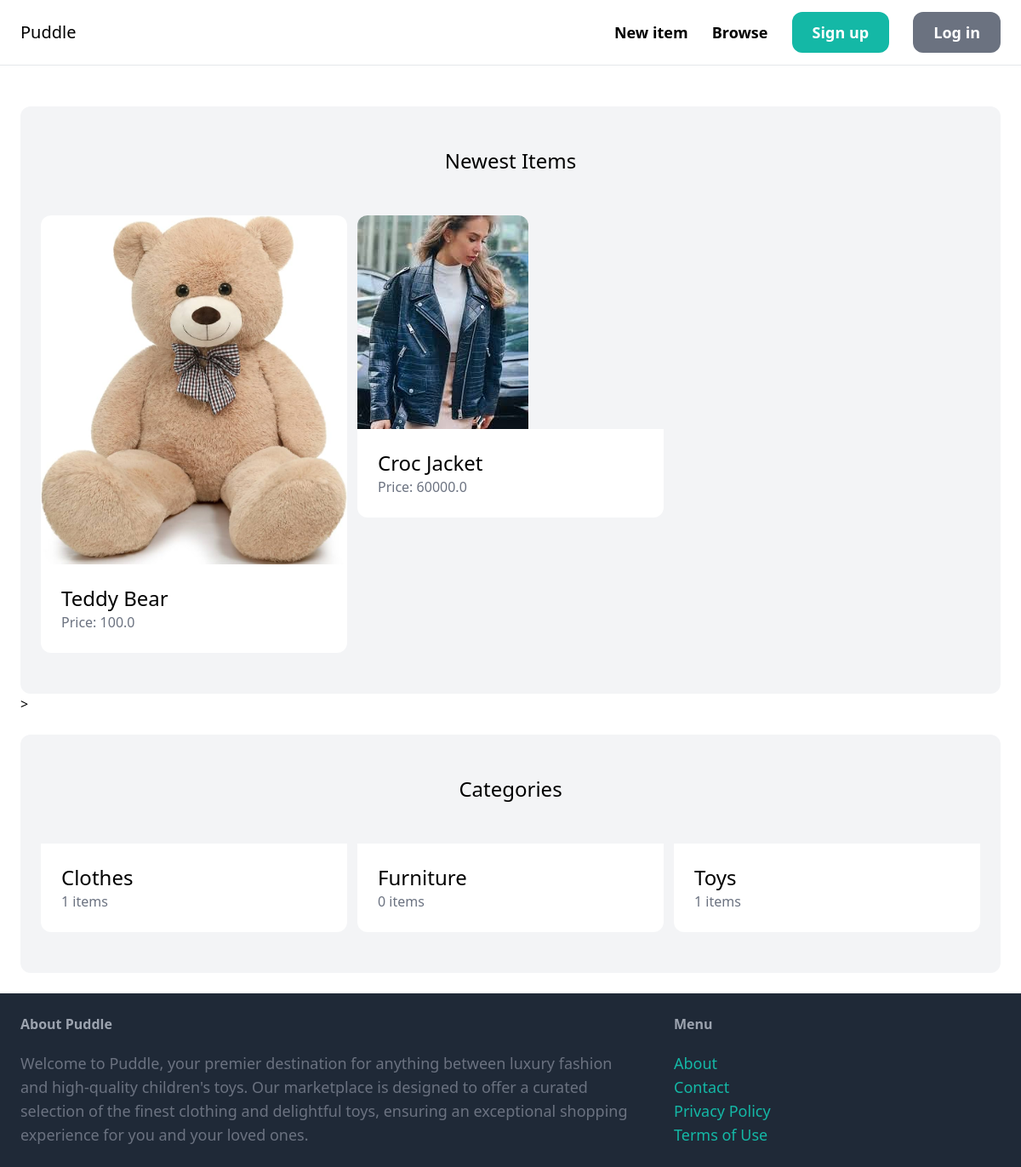
/, run on an earlier commit of the app's database.
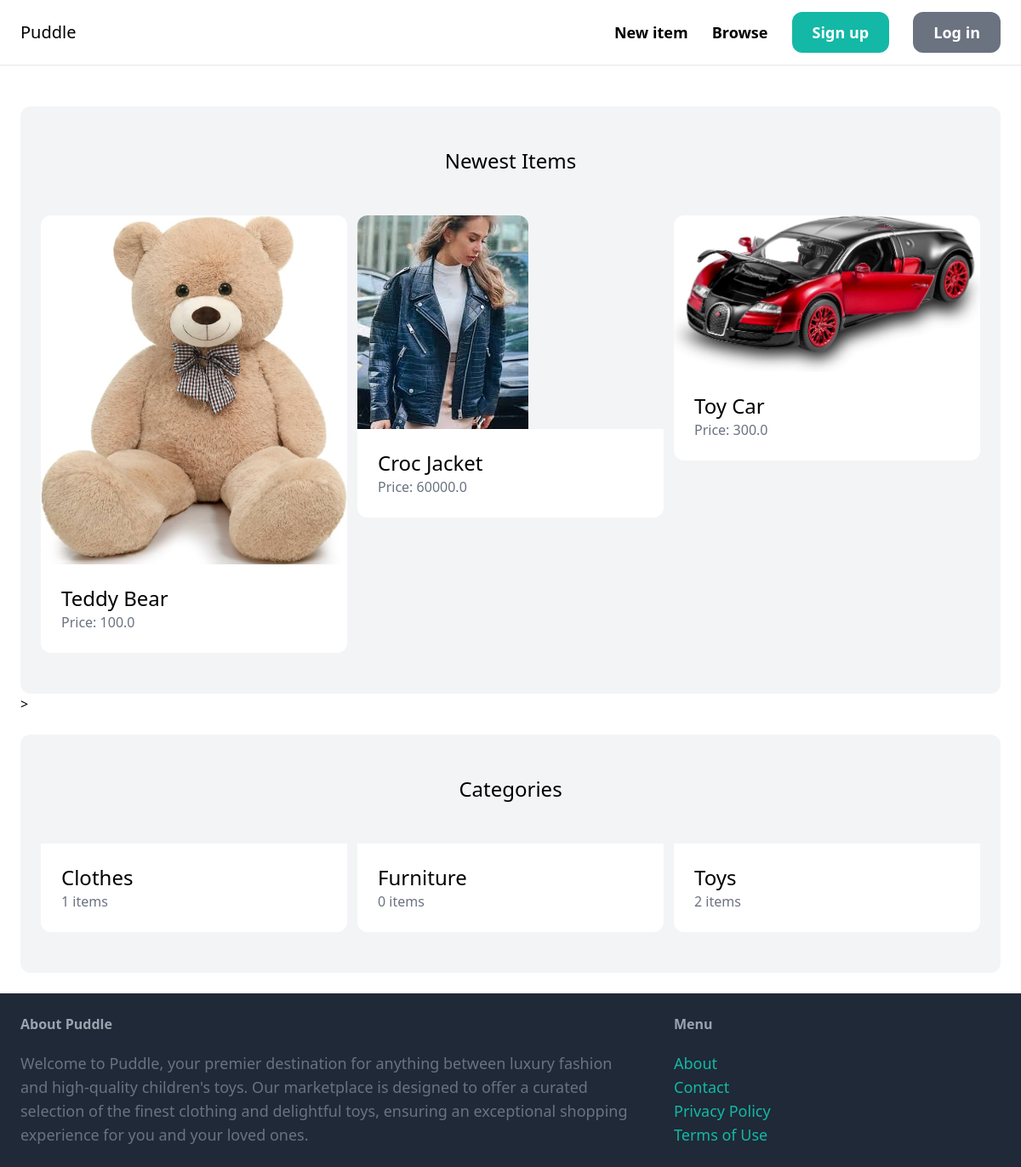
And on a later commit of the database.
### item/models.py (models this page shows, shortened)
class Item(models.Model):
    category = models.ForeignKey(Category, related_name='items', on_delete=models.CASCADE)
    name = models.CharField(max_length=255)
    description = models.TextField(blank=True, null=True)
    price = models.FloatField()
    image = models.ImageField(upload_to='item_images', blank=True, null=True)
    is_sold = models.BooleanField(default=True)
    created_by = models.ForeignKey(User, related_name='items', on_delete=models.CASCADE)
    created_at = models.DateTimeField(auto_now_add=True)

class Category(models.Model):
    name = models.CharField(max_length=255)
    class Meta:
        ordering = ('name',)
        verbose_name_plural = 'Categories'

### core/views.py (the view)
# urls.py: path('', views.index, name='index'),
def index(request):
    items = Item.objects.filter(is_sold=False)[0:6]
    categories = Category.objects.all()
    return render(request, 'core/index.html', {
        "categories" : categories,
        "items": items,
        })

### core/templates/core/index.html (shortened to what this page needs)
{% extends 'core/base.html' %}
{% block content %}
<div class="mt-6 px-6 py-12 bg-gray-100 rounded-xl">
    <h2 class="mb-12 text-2xl text-center">Newest Items</h2>
    <div class="grid grid-cols-3 gap-3">
        {% for item in items %}
        <div>
            <a href="{% url 'item:detail' item.id %}">
                <div>
                    <img src="{{ item.image.url }}" class="rounded-t-xl">
                </div>
                <div class="p-6 bg-white rounded-b-xl">
                    <h2 class="text-2xl">{{ item.name }}</h2>
                    <p class="text-gray-500">Price: {{ item.price }}</p>
                </div>
            </a>
        </div>
        {% endfor %}
    </div>
</div>>
<div class="mt-6 px-6 py-12 bg-gray-100 rounded-xl">
    <h2 class="mb-12 text-2xl text-center">Categories</h2>
    <div class="grid grid-cols-3 gap-3">
        {% for category in categories %}
            <div>
                <a href="#">
                    <div class="p-6 bg-white rounded-b-xl">
                        <h2 class="text-2xl">{{ category.name }}</h2>
                        <p class="text-gray-500">{{ category.items.count }} items</p>
                    </div>
                </a>
            </div>
        {% endfor %}
    </div>
</div>
{% endblock %}

What changed in the data, as far as the page shows it:
added Item: image (picture), name "Toy Car", price "300.0"
computed for Category "Toys": items.count "1" → "2"
